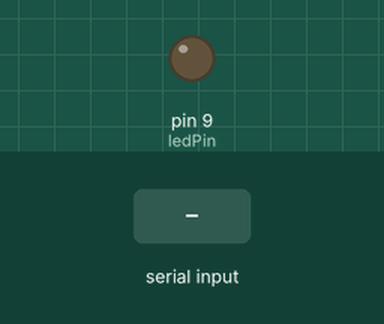
This sketch was run on a simulated Arduino Uno, built with avr-gcc and run on an emulated ATmega328P. On the bench: output pins drawn as LEDs (lit = HIGH). Inputs (shaded band) come from the test bench.

Above: at 1.2 s.
1.3 s: "90,45\n" received over Serial
At 2.5 s:
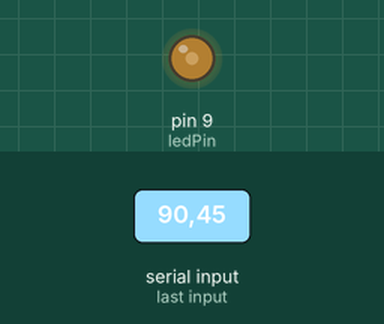
2.8 s: "30,150\n" received over Serial
At 3.7 s:
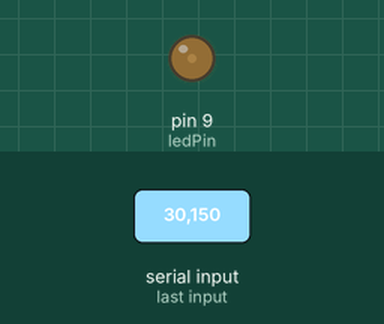
4.3 s: "200\n" received over Serial
At 4.7 s:
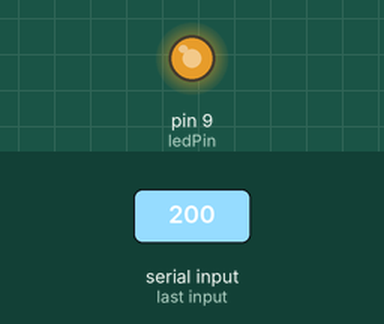
5.8 s: "90\n" received over Serial
At 7.0 s:
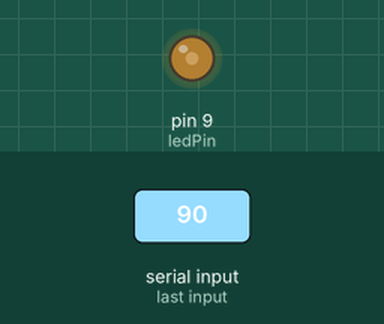
Timing chart, 0 to 8.3 s (numbered marks = the images above; inputs shaded):
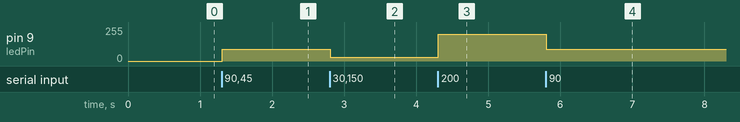

Measured:
- after the input at 1.3 s, pin 9 (ledPin): 0/255 → 90/255 at once
- after the input at 2.8 s, pin 9 (ledPin): 90/255 → 30/255 at once
- after the input at 4.3 s, pin 9 (ledPin): 30/255 → 200/255 at once
- after the input at 5.8 s, pin 9 (ledPin): 200/255 → 90/255 at once

The sketch:

gesturecontrollight.ino
```cpp
int ledPin = 9;
String data = "";
int brightness = 0;

void setup() {
  Serial.begin(9600);
  pinMode(ledPin, OUTPUT);
}

void loop() {
  if (Serial.available()) {
    data = Serial.readStringUntil('\n');
    brightness = data.toInt();
    brightness = constrain(brightness, 0, 255);

    analogWrite(ledPin, brightness);
  }
}
```
